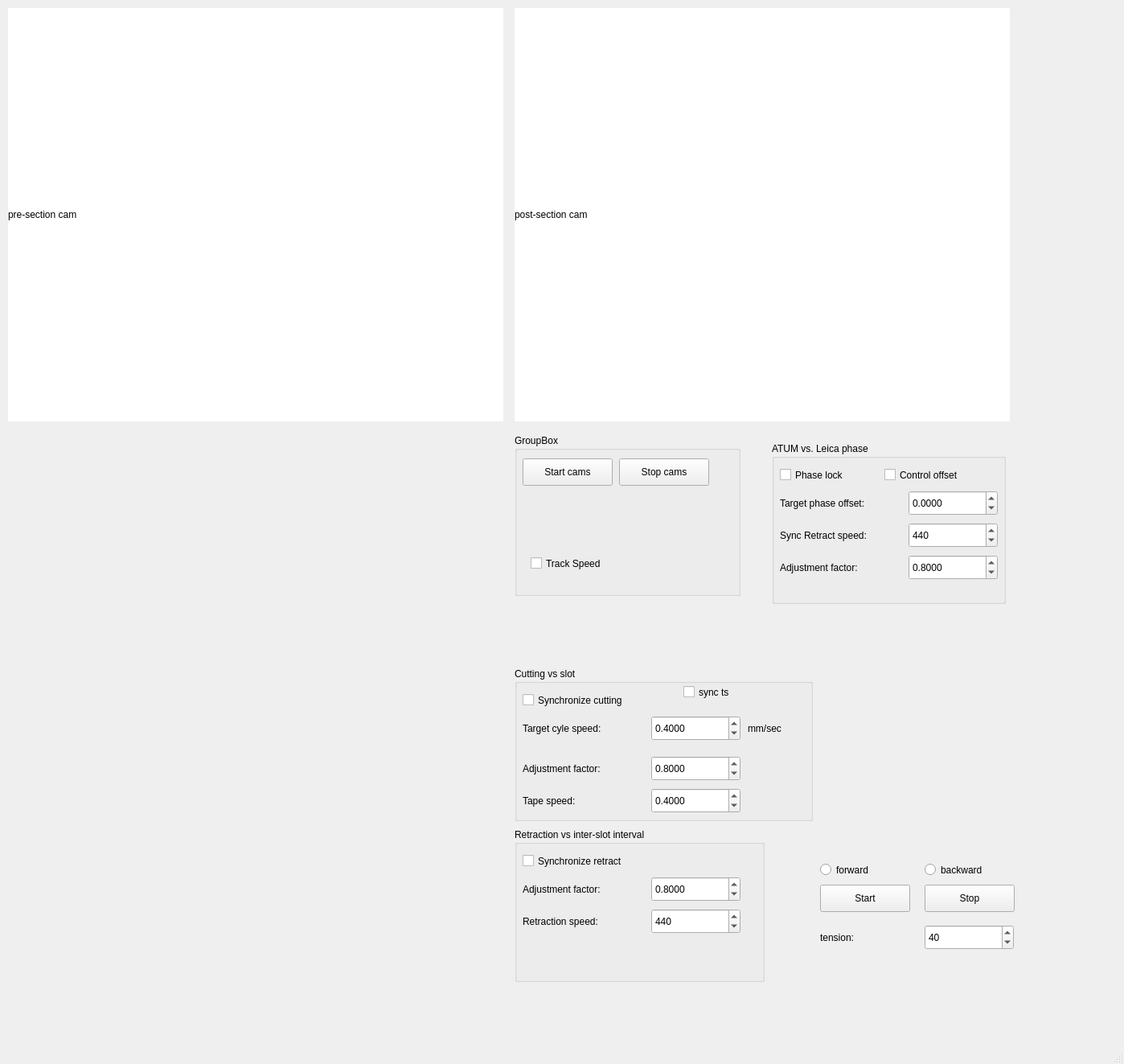
<?xml version="1.0" encoding="UTF-8"?>
<ui version="4.0">
 <class>MainWindow</class>
 <widget class="QMainWindow" name="MainWindow">
  <property name="geometry">
   <rect>
    <x>0</x>
    <y>0</y>
    <width>1398</width>
    <height>1323</height>
   </rect>
  </property>
  <property name="windowTitle">
   <string>MainWindow</string>
  </property>
  <widget class="QWidget" name="centralwidget">
   <widget class="QLabel" name="_cam_presection">
    <property name="geometry">
     <rect>
      <x>10</x>
      <y>10</y>
      <width>616</width>
      <height>514</height>
     </rect>
    </property>
    <property name="autoFillBackground">
     <bool>false</bool>
    </property>
    <property name="styleSheet">
     <string notr="true">background: rgb(255,255,255)</string>
    </property>
    <property name="text">
     <string>pre-section cam</string>
    </property>
   </widget>
   <widget class="QLabel" name="_cam_postsection">
    <property name="geometry">
     <rect>
      <x>640</x>
      <y>10</y>
      <width>616</width>
      <height>514</height>
     </rect>
    </property>
    <property name="styleSheet">
     <string notr="true">background: rgb(255,255,255)</string>
    </property>
    <property name="text">
     <string>post-section cam</string>
    </property>
   </widget>
   <widget class="QGroupBox" name="groupBox">
    <property name="geometry">
     <rect>
      <x>640</x>
      <y>540</y>
      <width>281</width>
      <height>201</height>
     </rect>
    </property>
    <property name="title">
     <string>GroupBox</string>
    </property>
    <widget class="QPushButton" name="btn_StartCams">
     <property name="geometry">
      <rect>
       <x>10</x>
       <y>30</y>
       <width>112</width>
       <height>34</height>
      </rect>
     </property>
     <property name="text">
      <string>Start cams</string>
     </property>
    </widget>
    <widget class="QPushButton" name="btn_StopCams">
     <property name="geometry">
      <rect>
       <x>130</x>
       <y>30</y>
       <width>112</width>
       <height>34</height>
      </rect>
     </property>
     <property name="text">
      <string>Stop cams</string>
     </property>
    </widget>
    <widget class="QCheckBox" name="cbx_TrackSpeed">
     <property name="geometry">
      <rect>
       <x>20</x>
       <y>140</y>
       <width>141</width>
       <height>41</height>
      </rect>
     </property>
     <property name="text">
      <string>Track Speed</string>
     </property>
     <property name="checked">
      <bool>false</bool>
     </property>
    </widget>
   </widget>
   <widget class="PlotWidget" name="pg_sync" native="true">
    <property name="geometry">
     <rect>
      <x>10</x>
      <y>540</y>
      <width>616</width>
      <height>331</height>
     </rect>
    </property>
   </widget>
   <widget class="PlotWidget" name="pg_phasediff" native="true">
    <property name="geometry">
     <rect>
      <x>10</x>
      <y>890</y>
      <width>616</width>
      <height>331</height>
     </rect>
    </property>
   </widget>
   <widget class="QGroupBox" name="groupBox_2">
    <property name="geometry">
     <rect>
      <x>640</x>
      <y>1030</y>
      <width>311</width>
      <height>191</height>
     </rect>
    </property>
    <property name="title">
     <string>Retraction vs inter-slot interval</string>
    </property>
    <widget class="QCheckBox" name="cbx_synRetractSpeed">
     <property name="geometry">
      <rect>
       <x>10</x>
       <y>20</y>
       <width>171</width>
       <height>41</height>
      </rect>
     </property>
     <property name="text">
      <string>Synchronize retract</string>
     </property>
     <property name="checked">
      <bool>false</bool>
     </property>
    </widget>
    <widget class="QLabel" name="label">
     <property name="geometry">
      <rect>
       <x>10</x>
       <y>60</y>
       <width>141</width>
       <height>31</height>
      </rect>
     </property>
     <property name="text">
      <string>Adjustment factor:</string>
     </property>
    </widget>
    <widget class="QDoubleSpinBox" name="sbx_retractFactor">
     <property name="geometry">
      <rect>
       <x>170</x>
       <y>60</y>
       <width>111</width>
       <height>31</height>
      </rect>
     </property>
     <property name="keyboardTracking">
      <bool>false</bool>
     </property>
     <property name="decimals">
      <number>4</number>
     </property>
     <property name="minimum">
      <double>-1000.000000000000000</double>
     </property>
     <property name="maximum">
      <double>1000.000000000000000</double>
     </property>
     <property name="value">
      <double>0.800000000000000</double>
     </property>
    </widget>
    <widget class="QLabel" name="label_2">
     <property name="geometry">
      <rect>
       <x>10</x>
       <y>100</y>
       <width>141</width>
       <height>31</height>
      </rect>
     </property>
     <property name="text">
      <string>Retraction speed:</string>
     </property>
    </widget>
    <widget class="QSpinBox" name="sbx_retractionSpeed">
     <property name="geometry">
      <rect>
       <x>170</x>
       <y>100</y>
       <width>111</width>
       <height>31</height>
      </rect>
     </property>
     <property name="keyboardTracking">
      <bool>false</bool>
     </property>
     <property name="minimum">
      <number>1</number>
     </property>
     <property name="maximum">
      <number>6000</number>
     </property>
     <property name="value">
      <number>440</number>
     </property>
    </widget>
   </widget>
   <widget class="QGroupBox" name="groupBox_3">
    <property name="geometry">
     <rect>
      <x>640</x>
      <y>830</y>
      <width>371</width>
      <height>191</height>
     </rect>
    </property>
    <property name="title">
     <string>Cutting vs slot</string>
    </property>
    <widget class="QLabel" name="label_5">
     <property name="geometry">
      <rect>
       <x>10</x>
       <y>60</y>
       <width>161</width>
       <height>31</height>
      </rect>
     </property>
     <property name="text">
      <string>Target cyle speed:</string>
     </property>
    </widget>
    <widget class="QDoubleSpinBox" name="sbx_targetCycleSpeed">
     <property name="geometry">
      <rect>
       <x>170</x>
       <y>60</y>
       <width>111</width>
       <height>31</height>
      </rect>
     </property>
     <property name="keyboardTracking">
      <bool>false</bool>
     </property>
     <property name="decimals">
      <number>4</number>
     </property>
     <property name="minimum">
      <double>0.000000000000000</double>
     </property>
     <property name="maximum">
      <double>1000.000000000000000</double>
     </property>
     <property name="singleStep">
      <double>0.010000000000000</double>
     </property>
     <property name="value">
      <double>0.400000000000000</double>
     </property>
    </widget>
    <widget class="QCheckBox" name="cbx_synCutting">
     <property name="geometry">
      <rect>
       <x>10</x>
       <y>20</y>
       <width>171</width>
       <height>41</height>
      </rect>
     </property>
     <property name="text">
      <string>Synchronize cutting</string>
     </property>
     <property name="checked">
      <bool>false</bool>
     </property>
    </widget>
    <widget class="QLabel" name="label_6">
     <property name="geometry">
      <rect>
       <x>10</x>
       <y>110</y>
       <width>141</width>
       <height>31</height>
      </rect>
     </property>
     <property name="text">
      <string>Adjustment factor:</string>
     </property>
    </widget>
    <widget class="QDoubleSpinBox" name="sbx_cycleFactor">
     <property name="geometry">
      <rect>
       <x>170</x>
       <y>110</y>
       <width>111</width>
       <height>31</height>
      </rect>
     </property>
     <property name="keyboardTracking">
      <bool>false</bool>
     </property>
     <property name="decimals">
      <number>4</number>
     </property>
     <property name="minimum">
      <double>-1000.000000000000000</double>
     </property>
     <property name="maximum">
      <double>1000.000000000000000</double>
     </property>
     <property name="value">
      <double>0.800000000000000</double>
     </property>
    </widget>
    <widget class="QLabel" name="label_7">
     <property name="geometry">
      <rect>
       <x>10</x>
       <y>150</y>
       <width>141</width>
       <height>31</height>
      </rect>
     </property>
     <property name="text">
      <string>Tape speed:</string>
     </property>
    </widget>
    <widget class="QLabel" name="label_8">
     <property name="geometry">
      <rect>
       <x>290</x>
       <y>60</y>
       <width>71</width>
       <height>31</height>
      </rect>
     </property>
     <property name="text">
      <string>mm/sec</string>
     </property>
    </widget>
    <widget class="QDoubleSpinBox" name="sbx_tapeSpeed">
     <property name="geometry">
      <rect>
       <x>170</x>
       <y>150</y>
       <width>111</width>
       <height>31</height>
      </rect>
     </property>
     <property name="keyboardTracking">
      <bool>false</bool>
     </property>
     <property name="decimals">
      <number>4</number>
     </property>
     <property name="minimum">
      <double>-1000.000000000000000</double>
     </property>
     <property name="maximum">
      <double>1000.000000000000000</double>
     </property>
     <property name="singleStep">
      <double>0.050000000000000</double>
     </property>
     <property name="value">
      <double>0.400000000000000</double>
     </property>
    </widget>
    <widget class="QCheckBox" name="cbx_synTS">
     <property name="geometry">
      <rect>
       <x>210</x>
       <y>10</y>
       <width>141</width>
       <height>41</height>
      </rect>
     </property>
     <property name="text">
      <string>sync ts</string>
     </property>
     <property name="checked">
      <bool>false</bool>
     </property>
    </widget>
   </widget>
   <widget class="QGroupBox" name="groupBox_4">
    <property name="geometry">
     <rect>
      <x>960</x>
      <y>550</y>
      <width>291</width>
      <height>201</height>
     </rect>
    </property>
    <property name="title">
     <string>ATUM vs. Leica phase</string>
    </property>
    <widget class="QCheckBox" name="cbx_PhaseLock">
     <property name="geometry">
      <rect>
       <x>10</x>
       <y>20</y>
       <width>171</width>
       <height>41</height>
      </rect>
     </property>
     <property name="text">
      <string>Phase lock</string>
     </property>
     <property name="checked">
      <bool>false</bool>
     </property>
    </widget>
    <widget class="QDoubleSpinBox" name="sbx_targetphase">
     <property name="geometry">
      <rect>
       <x>170</x>
       <y>60</y>
       <width>111</width>
       <height>31</height>
      </rect>
     </property>
     <property name="keyboardTracking">
      <bool>false</bool>
     </property>
     <property name="decimals">
      <number>4</number>
     </property>
     <property name="minimum">
      <double>-1000.000000000000000</double>
     </property>
     <property name="maximum">
      <double>1000.000000000000000</double>
     </property>
    </widget>
    <widget class="QLabel" name="label_4">
     <property name="geometry">
      <rect>
       <x>10</x>
       <y>60</y>
       <width>161</width>
       <height>31</height>
      </rect>
     </property>
     <property name="text">
      <string>Target phase offset:</string>
     </property>
    </widget>
    <widget class="QCheckBox" name="cbx_synOffset">
     <property name="geometry">
      <rect>
       <x>140</x>
       <y>20</y>
       <width>141</width>
       <height>41</height>
      </rect>
     </property>
     <property name="text">
      <string>Control offset</string>
     </property>
     <property name="checked">
      <bool>false</bool>
     </property>
    </widget>
    <widget class="QSpinBox" name="sbx_defaultretractionSpeed">
     <property name="geometry">
      <rect>
       <x>170</x>
       <y>100</y>
       <width>111</width>
       <height>31</height>
      </rect>
     </property>
     <property name="keyboardTracking">
      <bool>false</bool>
     </property>
     <property name="minimum">
      <number>1</number>
     </property>
     <property name="maximum">
      <number>6000</number>
     </property>
     <property name="value">
      <number>440</number>
     </property>
    </widget>
    <widget class="QLabel" name="label_11">
     <property name="geometry">
      <rect>
       <x>10</x>
       <y>100</y>
       <width>181</width>
       <height>31</height>
      </rect>
     </property>
     <property name="text">
      <string>Sync Retract speed:</string>
     </property>
    </widget>
    <widget class="QDoubleSpinBox" name="sbx_phaseFactor">
     <property name="geometry">
      <rect>
       <x>170</x>
       <y>140</y>
       <width>111</width>
       <height>31</height>
      </rect>
     </property>
     <property name="keyboardTracking">
      <bool>false</bool>
     </property>
     <property name="decimals">
      <number>4</number>
     </property>
     <property name="minimum">
      <double>-1000.000000000000000</double>
     </property>
     <property name="maximum">
      <double>1000.000000000000000</double>
     </property>
     <property name="value">
      <double>0.800000000000000</double>
     </property>
    </widget>
    <widget class="QLabel" name="label_10">
     <property name="geometry">
      <rect>
       <x>10</x>
       <y>140</y>
       <width>141</width>
       <height>31</height>
      </rect>
     </property>
     <property name="text">
      <string>Adjustment factor:</string>
     </property>
    </widget>
   </widget>
   <widget class="QPushButton" name="btn_TapeStop">
    <property name="geometry">
     <rect>
      <x>1150</x>
      <y>1100</y>
      <width>112</width>
      <height>34</height>
     </rect>
    </property>
    <property name="text">
     <string>Stop</string>
    </property>
   </widget>
   <widget class="QPushButton" name="btn_TapeStart">
    <property name="geometry">
     <rect>
      <x>1020</x>
      <y>1100</y>
      <width>112</width>
      <height>34</height>
     </rect>
    </property>
    <property name="text">
     <string>Start</string>
    </property>
   </widget>
   <widget class="QRadioButton" name="radiobtn_forward">
    <property name="geometry">
     <rect>
      <x>1020</x>
      <y>1070</y>
      <width>111</width>
      <height>23</height>
     </rect>
    </property>
    <property name="text">
     <string>forward</string>
    </property>
   </widget>
   <widget class="QRadioButton" name="radiobtn_backward">
    <property name="geometry">
     <rect>
      <x>1150</x>
      <y>1070</y>
      <width>111</width>
      <height>23</height>
     </rect>
    </property>
    <property name="text">
     <string>backward</string>
    </property>
   </widget>
   <widget class="QDoubleSpinBox" name="sbx_tapeTension">
    <property name="geometry">
     <rect>
      <x>1150</x>
      <y>1150</y>
      <width>111</width>
      <height>31</height>
     </rect>
    </property>
    <property name="keyboardTracking">
     <bool>false</bool>
    </property>
    <property name="decimals">
     <number>0</number>
    </property>
    <property name="minimum">
     <double>-1000.000000000000000</double>
    </property>
    <property name="maximum">
     <double>100.000000000000000</double>
    </property>
    <property name="singleStep">
     <double>1.000000000000000</double>
    </property>
    <property name="value">
     <double>40.000000000000000</double>
    </property>
   </widget>
   <widget class="QLabel" name="label_9">
    <property name="geometry">
     <rect>
      <x>1020</x>
      <y>1150</y>
      <width>111</width>
      <height>31</height>
     </rect>
    </property>
    <property name="text">
     <string>tension:</string>
    </property>
   </widget>
  </widget>
  <widget class="QMenuBar" name="menubar">
   <property name="geometry">
    <rect>
     <x>0</x>
     <y>0</y>
     <width>1398</width>
     <height>31</height>
    </rect>
   </property>
  </widget>
  <widget class="QStatusBar" name="statusbar"/>
 </widget>
 <customwidgets>
  <customwidget>
   <class>PlotWidget</class>
   <extends>QWidget</extends>
   <header>pyqtgraph</header>
   <container>1</container>
  </customwidget>
 </customwidgets>
 <resources/>
 <connections/>
</ui>
